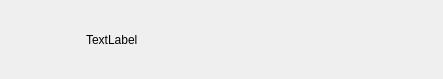
<?xml version="1.0" encoding="UTF-8"?>
<ui version="4.0">
 <class>FileListItem</class>
 <widget class="QWidget" name="FileListItem">
  <property name="geometry">
   <rect>
    <x>0</x>
    <y>0</y>
    <width>443</width>
    <height>79</height>
   </rect>
  </property>
  <property name="windowTitle">
   <string>Form</string>
  </property>
  <layout class="QHBoxLayout" name="horizontalLayout_2">
   <property name="leftMargin">
    <number>0</number>
   </property>
   <property name="topMargin">
    <number>5</number>
   </property>
   <property name="rightMargin">
    <number>5</number>
   </property>
   <property name="bottomMargin">
    <number>5</number>
   </property>
   <item>
    <layout class="QHBoxLayout" name="horizontalLayout">
     <item>
      <widget class="QLabel" name="thumbnailLabel">
       <property name="minimumSize">
        <size>
         <width>80</width>
         <height>45</height>
        </size>
       </property>
       <property name="maximumSize">
        <size>
         <width>80</width>
         <height>45</height>
        </size>
       </property>
       <property name="text">
        <string/>
       </property>
       <property name="alignment">
        <set>Qt::AlignCenter</set>
       </property>
      </widget>
     </item>
     <item>
      <widget class="QLabel" name="fileNameLabel">
       <property name="text">
        <string>TextLabel</string>
       </property>
      </widget>
     </item>
    </layout>
   </item>
  </layout>
 </widget>
 <resources/>
 <connections/>
</ui>
